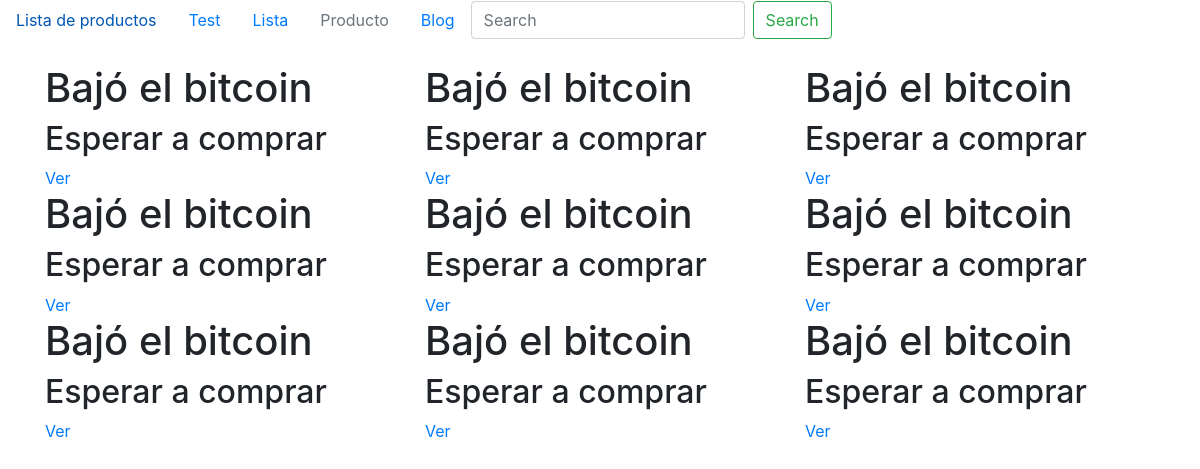
Page /blog/list-articles/ on the earlier database version.
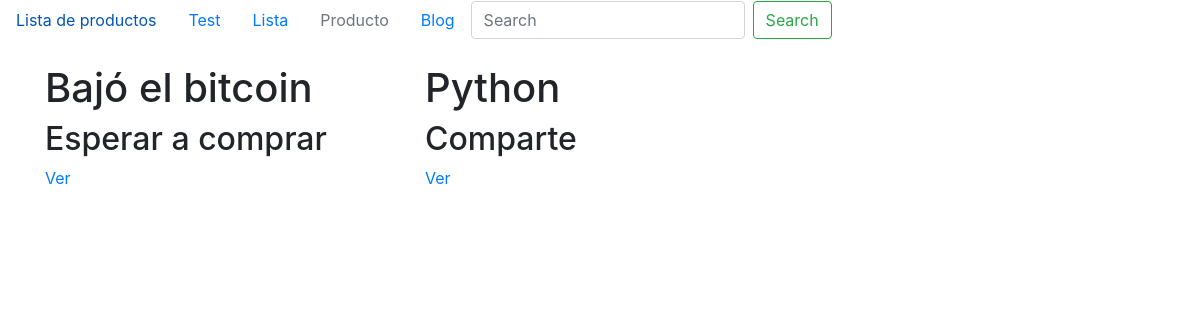
Same page on the later database version.
### blog/models.py (models this page shows, shortened)
class Articles(models.Model):
    title = models.CharField(max_length=40)
    description = models.CharField(max_length=1000)
    creation_date = models.DateField(auto_now_add=True)
    author = models.CharField(max_length=40)
    class Meta:
        verbose_name = 'Article'
        verbose_name_plural = 'Articles'

### blog/views.py (the view)
# urls.py: path('list-articles/', List_articles.as_view(), name="list_articles"), #Al usar una class agregamos el .as_view()
class List_articles(ListView):
    model = Articles
    template_name = 'list_articles.html'

### templates/list_articles.html (shortened to what this page needs)
{% extends 'base.html' %}
{% block contenido %}
    <div class="container">
        <div class="row">
            {% for obj in object_list %}
                <div class="col-xs-12 col-md-4">
                    <h1>{{obj.title}}</h1>
                    <h2>{{obj.description}}</h2>
                    <a href="/blog/detail-article/{{obj.id}}/">Ver</a>
                </div>
            {% endfor %}
        </div>
    </div>
{% endblock %}

### templates/base.html (shortened to what this page needs)
<!DOCTYPE html>
<html lang="en">
<head>
    <link rel="stylesheet" href="https://cdn.jsdelivr.net/npm/bootstrap@4.6.2/dist/css/bootstrap.min.css"
>
</head>
<body>
    <nav class="nav mb-4">
        <a class="nav-link active" href="/products/list_products">Lista de productos</a>
        <a class="nav-link" href="/template">Test</a>
        <a class="nav-link" href="/list">Lista</a>
        <a class="nav-link disabled" href="/products/create-product">Producto</a>
        <a class="nav-link" href="/blog/article">Blog</a>
        <form class="form-inline my-2 my-lg-0" action="/products/search-products/" method="GET">
            <input class="form-control mr-sm-2" type="search" placeholder="Search" aria-label="Search" name="search">
            <button class="btn btn-outline-success my-2 my-sm-0" type="submit">Search</button>
        </form>
      </nav>
   {% block contenido  %}
   {% endblock  %}
</body>
</html>

Differences in the rows shown:
removed Articles: title "Bajó el bitcoin", description "Esperar a comprar"
removed Articles: title "Bajó el bitcoin", description "Esperar a comprar"
removed Articles: title "Bajó el bitcoin", description "Esperar a comprar"
removed Articles: title "Bajó el bitcoin", description "Esperar a comprar"
removed Articles: title "Bajó el bitcoin", description "Esperar a comprar"
removed Articles: title "Bajó el bitcoin", description "Esperar a comprar"
removed Articles: title "Bajó el bitcoin", description "Esperar a comprar"
removed Articles: title "Bajó el bitcoin", description "Esperar a comprar"
added Articles: title "Python", description "Comparte"
